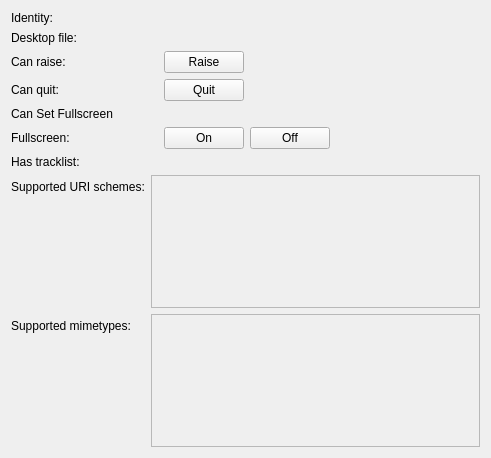
<?xml version="1.0" encoding="UTF-8"?>
<ui version="4.0">
 <class>RootTestForm</class>
 <widget class="QWidget" name="RootTestForm">
  <property name="geometry">
   <rect>
    <x>0</x>
    <y>0</y>
    <width>491</width>
    <height>458</height>
   </rect>
  </property>
  <property name="windowTitle">
   <string>Form</string>
  </property>
  <layout class="QFormLayout" name="formLayout_2">
   <property name="fieldGrowthPolicy">
    <enum>QFormLayout::ExpandingFieldsGrow</enum>
   </property>
   <item row="0" column="0">
    <widget class="QLabel" name="labelAppName">
     <property name="text">
      <string>Identity:</string>
     </property>
    </widget>
   </item>
   <item row="0" column="1">
    <widget class="QLabel" name="identityLbl">
     <property name="enabled">
      <bool>false</bool>
     </property>
     <property name="text">
      <string>&lt;unknown&gt;</string>
     </property>
    </widget>
   </item>
   <item row="1" column="0">
    <widget class="QLabel" name="label">
     <property name="text">
      <string>Desktop file:</string>
     </property>
    </widget>
   </item>
   <item row="1" column="1">
    <widget class="QLabel" name="desktopFileLbl">
     <property name="enabled">
      <bool>false</bool>
     </property>
     <property name="text">
      <string>&lt;unknown&gt;</string>
     </property>
    </widget>
   </item>
   <item row="2" column="0">
    <widget class="QLabel" name="label_3">
     <property name="text">
      <string>Can raise:</string>
     </property>
    </widget>
   </item>
   <item row="2" column="1">
    <layout class="QHBoxLayout" name="horizontalLayout">
     <item>
      <widget class="QLabel" name="canRaiseLbl">
       <property name="enabled">
        <bool>false</bool>
       </property>
       <property name="text">
        <string>&lt;unknown&gt;</string>
       </property>
      </widget>
     </item>
     <item>
      <widget class="QPushButton" name="raiseBtn">
       <property name="text">
        <string>Raise</string>
       </property>
      </widget>
     </item>
    </layout>
   </item>
   <item row="3" column="0">
    <widget class="QLabel" name="label_5">
     <property name="text">
      <string>Can quit:</string>
     </property>
    </widget>
   </item>
   <item row="3" column="1">
    <layout class="QHBoxLayout" name="horizontalLayout_2">
     <item>
      <widget class="QLabel" name="canQuitLbl">
       <property name="enabled">
        <bool>false</bool>
       </property>
       <property name="text">
        <string>&lt;unknown&gt;</string>
       </property>
      </widget>
     </item>
     <item>
      <widget class="QPushButton" name="quitBtn">
       <property name="text">
        <string>Quit</string>
       </property>
      </widget>
     </item>
    </layout>
   </item>
   <item row="5" column="0">
    <widget class="QLabel" name="label_2">
     <property name="text">
      <string>Fullscreen:</string>
     </property>
    </widget>
   </item>
   <item row="7" column="0">
    <widget class="QLabel" name="label_7">
     <property name="text">
      <string>Has tracklist:</string>
     </property>
    </widget>
   </item>
   <item row="7" column="1">
    <widget class="QLabel" name="hasTracklistLbl">
     <property name="enabled">
      <bool>false</bool>
     </property>
     <property name="text">
      <string>&lt;unknown&gt;</string>
     </property>
    </widget>
   </item>
   <item row="8" column="0">
    <widget class="QLabel" name="label_9">
     <property name="text">
      <string>Supported URI schemes:</string>
     </property>
    </widget>
   </item>
   <item row="8" column="1">
    <widget class="QListWidget" name="uriSchemesList">
     <property name="enabled">
      <bool>false</bool>
     </property>
    </widget>
   </item>
   <item row="9" column="0">
    <widget class="QLabel" name="label_10">
     <property name="text">
      <string>Supported mimetypes:</string>
     </property>
    </widget>
   </item>
   <item row="9" column="1">
    <widget class="QListWidget" name="mimetypesList">
     <property name="enabled">
      <bool>false</bool>
     </property>
    </widget>
   </item>
   <item row="5" column="1">
    <layout class="QHBoxLayout" name="horizontalLayout_4">
     <item>
      <widget class="QLabel" name="fullscreenLbl">
       <property name="enabled">
        <bool>false</bool>
       </property>
       <property name="text">
        <string>&lt;unknown&gt;</string>
       </property>
      </widget>
     </item>
     <item>
      <widget class="QPushButton" name="fullscreenOnBtn">
       <property name="text">
        <string>On</string>
       </property>
      </widget>
     </item>
     <item>
      <widget class="QPushButton" name="fullscreenOffBtn">
       <property name="text">
        <string>Off</string>
       </property>
      </widget>
     </item>
    </layout>
   </item>
   <item row="4" column="0">
    <widget class="QLabel" name="label_6">
     <property name="text">
      <string>Can Set Fullscreen</string>
     </property>
    </widget>
   </item>
   <item row="4" column="1">
    <widget class="QLabel" name="canSetFullscreenLbl">
     <property name="enabled">
      <bool>false</bool>
     </property>
     <property name="text">
      <string>&lt;unknown&gt;</string>
     </property>
    </widget>
   </item>
  </layout>
 </widget>
 <resources/>
 <connections/>
</ui>
